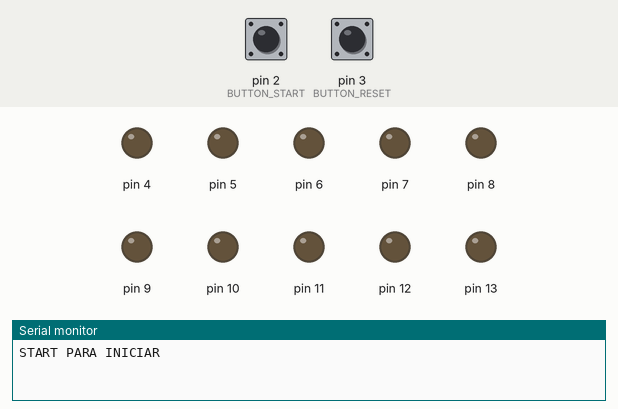
Recording of a sketch running on a simulated Arduino Uno, built with avr-gcc and run on an emulated ATmega328P. Shown: output pins drawn as LEDs (lit = HIGH), the last lines printed to the serial monitor. Dashed ring = blinking. The test bench sets the inputs (shaded band); at power-on: pin 2 (BUTTON_START) LOW, pin 3 (BUTTON_RESET) LOW.

Above: at 1.2 s.
1.3 s: pin 2 (BUTTON_START) pulled HIGH for 0.15 s
At 3.1 s:
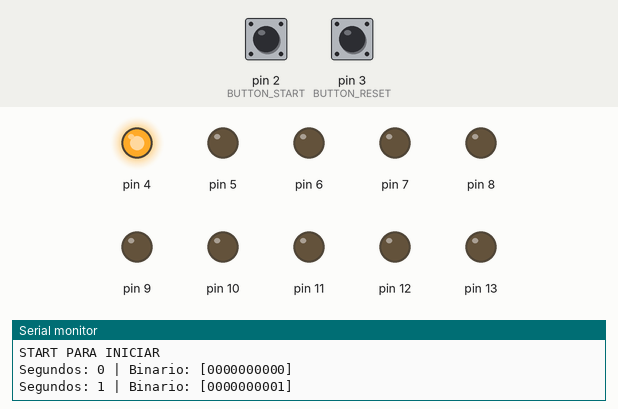
4.4 s: pin 2 (BUTTON_START) pulled HIGH for 1 s
At 4.4 s:
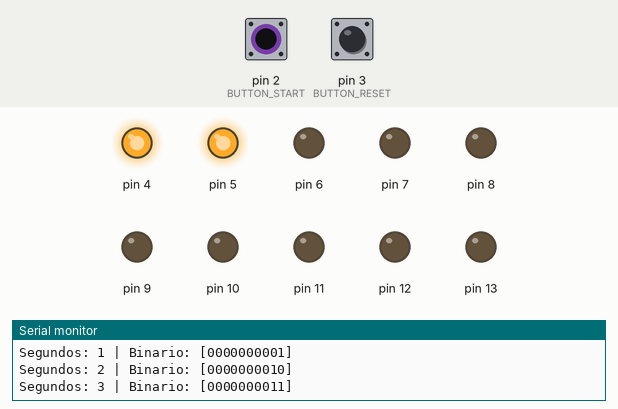
6.9 s: pin 2 (BUTTON_START) pulled HIGH for 0.15 s
At 8.7 s:
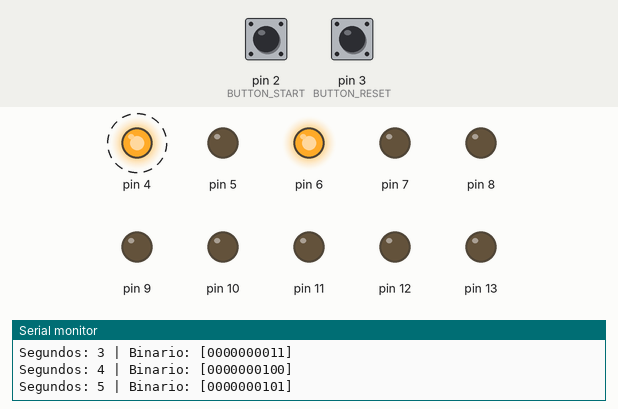
10.0 s: pin 2 (BUTTON_START) pulled HIGH for 3.2 s
At 10.0 s:
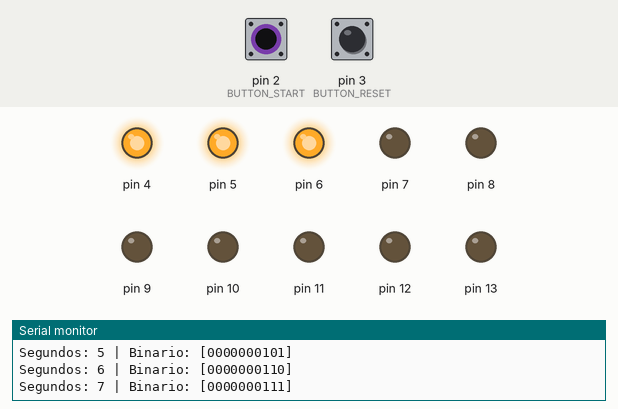
14.7 s: pin 2 (BUTTON_START) pulled HIGH for 0.15 s
At 16.1 s:
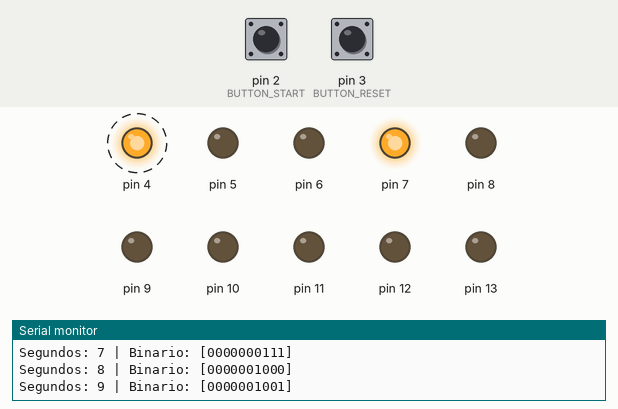
Timing chart, 0 to 31.2 s (numbered marks = the images above; inputs shaded):
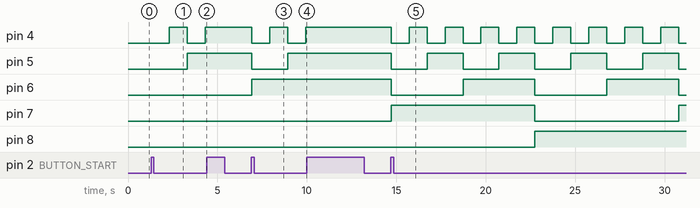

Measured:
- after the input at 1.3 s, pin 4: LOW → HIGH after 1.0 s, → LOW 1.0 s later, → HIGH 1.0 s later; pin 5: LOW → HIGH after 2.0 s
- after the input at 4.4 s, pin 4, pin 5: stays HIGH (without the input it goes to LOW after 0.93 s); pin 6: stays LOW (without the input it goes to HIGH after 0.93 s)
- after the input at 6.9 s, pin 4: alternates HIGH for 1.0 s and LOW for 1.0 s, starting at once; pin 5: HIGH → LOW at once, → HIGH 2.0 s later; pin 6: LOW → HIGH at once
- after the input at 10.0 s, pin 4: stops changing and stays HIGH; pin 5, pin 6: stays HIGH (without the input it goes to LOW after 0.93 s); pin 7: stays LOW (without the input it goes to HIGH after 0.93 s)
- after the input at 14.7 s, pin 4: alternates HIGH for 1.0 s and LOW for 1.0 s, starting at once; pin 5: alternates HIGH for 2.0 s and LOW for 2.0 s, starting at once; pin 6: alternates HIGH for 4.0 s and LOW for 4.0 s, starting at once; pin 7: LOW → HIGH at once, → LOW 8.0 s later, → HIGH 8.0 s later; pin 8: LOW → HIGH after 8.1 s

The sketch:

Cronometro_Binario.ino
```cpp
/*
 *	Trabajo Práctico 1: Cronómetro Binario
 *
 *	Al iniciar la simulacion, todos los led deben comenzar apagados.
 *	Cada 1 segundo que transcurra, se deben encender los led
 *	de acuerdo al numero que representan.
 *
 *	Ejemplo:
 *
 *	El numero 15 (0000001111) se representaria encendiendo los
 *	leds AMARILLO y NARANJA.
 *	Al pasar al numero 16 (0000010000), se deben apagar todos
 *	los led anteriores y encenderse uno de los leds VERDES.
 *	Notese, en el ejemplo los 0 representan los led apagados
 *	y los 1 los led encendidos).
 *
 *	-------------------------------------------------------
 *
 *	Al presionarse el boton START, debe iniciar el cronometro.
 *	Volver a presionarlo hace que la secuencia se detenga.
 *  (Como si se hubiese presionado pausa).
 *	Al presionarse el boton RESET, el cronometro
 *	debe reiniciarse y arrancar de 0.
 *
 *	Tip: Modularizar la función que controla el encendido de los
 *	LEDS y de ser posible, todo el código para evitar repetir lineas lo mas posible.
 *  Usar millis para controlar el tiempo del contador para que el cambio de los
 *	leds encendidos sea perceptible para el ojo humano y
 *	documentar cada función creada en el código.
 *	Un breve comentario que diga que es lo que hace esa función
 *  y de corresponder, que retorna).
*/

//##### Una Ayudita #####
//--- Defines ---//

//  =========
#define ZERO_TO_HERO 0      // Inicio contador
#define BUTTON_START 2      // Boton start
#define BUTTON_RESET 3      // Boton reinicio
#define FIRST_LED 4         // Primer pin de leds
#define LAST_LED 13         // Ultimo pin de leds
#define BASE_MILLI_SECONDS 1000 //? Secods expresed in miliseconds
#define MAX_SECONDS 1023    // Fin contador
#define LEN 10              // Tamaño vector binario y vector leds

//--- End Defines ---//

//*Variables*//

int arrayEnteros[LEN];
int leds[LEN];
int contador = ZERO_TO_HERO;
int button_before_reset = LOW;
int button_before = LOW;
int flag = 0;
unsigned long millis_before = 0;


void setup()
{
    Serial.begin(9600);
  	Serial.println("START PARA INICIAR");

    for(int i = FIRST_LED; i <= LAST_LED; i++)
    {
        pinMode(i, OUTPUT);
    }

    pinMode(BUTTON_START, INPUT);
    pinMode(BUTTON_RESET, INPUT);

    set_array(arrayEnteros, LEN);
    set_leds (leds, LEN, FIRST_LED);

}


//? Functions ? //


/**
 * @brief  Inicializa array
 * @param  arrayEnteros: el array a inicializar
 * @param  len : tamaño del array
 */

void set_array(int arrayEnteros[],int len)
{
  	for(int i=0; i<len; i++)
  	{
    	arrayEnteros[i]=0;
  	}
}
/**
* @brief Inicializa el array de led desde el primer pin hasta el ultimo
* @param leds[] array que se inicializa
* @param tam tamaño array
* @param first_led el primer led que se inicializa
*/

void set_leds(int leds[], int tam, int first_led)
{
  	for(int i=0; i<=tam-1; i++)
  	{
    	leds[i]=first_led;
    	first_led++;
  	}
}


/**
* @brief funcion del boton de start/pause
*/

void boton_start()
{
    int button_now = digitalRead(BUTTON_START);
  	if(button_now == 1 && button_before==LOW)
    {
        if(flag == 0)
        {
          flag = 1;
        }
        else
        {
          flag = 0;
        }
  	}
  	button_before = button_now;
}

/**
* @brief funcion para resetear el cronometro, reinicia el contador
*/
void  boton_reset()
{

    int button_reset_now = digitalRead(BUTTON_RESET);
  	if(button_reset_now == HIGH && button_before_reset==LOW)
    {
      	contador = ZERO_TO_HERO;


    	set_array(arrayEnteros, LEN);

    }
  	button_before_reset = button_reset_now;

}


/**
* @brief transforma decimal a binario
* @param contador contador de decimales
* @param arrayEnteros[] array donde se guardan los binarios
*/
void decimalAbinario(int contador, int arrayEnteros[])
{
   	short numeroBin = 0;
	int ultimoIndice = LEN-1;

    // Arma cadena binaria en el array
    while(contador > 0){
        numeroBin = contador % 2;
        contador /= 2;
        arrayEnteros[ultimoIndice] = numeroBin;
        ultimoIndice--;
    }

    // rellenar con 0 hacia la izquierda.
    while(ultimoIndice >= 0){
        arrayEnteros[ultimoIndice] = 0;
        ultimoIndice--;
    }
}


/**
* @brief lee un las posiciones de un array y prende los leds
* 	si el numero es 1 y los apaga si el numero es 0
* @param arrayEnteros[] array donde esta el numero binario
* @param leds[] array de los leds
* @param len tamaño de los arrays
*/
void turnLeds(int arrayEnteros[], int leds[], int len)
{

  int num;
  int pos;

  pos = leds[0];

	for (int i = LEN-1; i >= 0; i--)
	{
  		num = arrayEnteros[i];

    	if(num == 1)
  		{
        	digitalWrite(leds[pos - 4], 1);
  		}

      if(num == 0)
      {
        digitalWrite(leds[pos - 4], 0);
      }
      pos++;
	}
}


/**
* @brief Imprime array de binarios
*/

void imprimirArray()
{
  	Serial.print("Binario: [");

  	for (int i=0; i<LEN; i++)
  	{
    	Serial.print(arrayEnteros[i]);
  	}
  	Serial.println("]");
}

/**
* @brief Secuencia, llama otra funciones dentro de ella
*/
void sequence()
{
    unsigned long millis_now = millis();
  	if(millis_now >=(millis_before + BASE_MILLI_SECONDS) && flag == 1 )
    {
        if(contador <= MAX_SECONDS)
        {
            decimalAbinario(contador, arrayEnteros);
            turnLeds(arrayEnteros, leds, LEN);


          	Serial.print ("Segundos: ");
          	Serial.print(contador);
            Serial.print(" | ");
            imprimirArray();
            contador++;
        }
      	millis_before = millis_now;
    }
}


//* Main Loop * //

void loop()
{
  	sequence();
    boton_start();
    boton_reset();
    delay(7);
}
```
